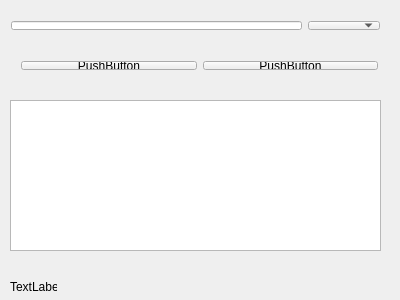
<?xml version="1.0" encoding="UTF-8"?>
<ui version="4.0">
 <class>server</class>
 <widget class="QWidget" name="server">
  <property name="geometry">
   <rect>
    <x>0</x>
    <y>0</y>
    <width>400</width>
    <height>300</height>
   </rect>
  </property>
  <property name="windowTitle">
   <string>server</string>
  </property>
  <widget class="QListWidget" name="onlineUsersListWidget">
   <property name="geometry">
    <rect>
     <x>10</x>
     <y>100</y>
     <width>371</width>
     <height>151</height>
    </rect>
   </property>
  </widget>
  <widget class="QLabel" name="statusLabel">
   <property name="geometry">
    <rect>
     <x>10</x>
     <y>280</y>
     <width>47</width>
     <height>13</height>
    </rect>
   </property>
   <property name="text">
    <string>TextLabel</string>
   </property>
  </widget>
  <widget class="QWidget" name="horizontalLayoutWidget">
   <property name="geometry">
    <rect>
     <x>0</x>
     <y>10</y>
     <width>391</width>
     <height>31</height>
    </rect>
   </property>
   <layout class="QHBoxLayout" name="horizontalLayout_2">
    <item>
     <widget class="QLineEdit" name="PortLineEdit"/>
    </item>
    <item>
     <widget class="QComboBox" name="interfacesComboBox"/>
    </item>
   </layout>
  </widget>
  <widget class="QWidget" name="horizontalLayoutWidget_2">
   <property name="geometry">
    <rect>
     <x>10</x>
     <y>50</y>
     <width>379</width>
     <height>31</height>
    </rect>
   </property>
   <layout class="QHBoxLayout" name="horizontalLayout_5">
    <item>
     <widget class="QPushButton" name="stoplisteningPushButton">
      <property name="text">
       <string>PushButton</string>
      </property>
     </widget>
    </item>
    <item>
     <widget class="QPushButton" name="listeningPushButton">
      <property name="text">
       <string>PushButton</string>
      </property>
     </widget>
    </item>
   </layout>
  </widget>
  <widget class="QWidget" name="verticalLayoutWidget">
   <property name="geometry">
    <rect>
     <x>0</x>
     <y>10</y>
     <width>401</width>
     <height>71</height>
    </rect>
   </property>
   <layout class="QVBoxLayout" name="verticalLayout_2"/>
  </widget>
 </widget>
 <layoutdefault spacing="6" margin="11"/>
 <resources/>
 <connections/>
</ui>
